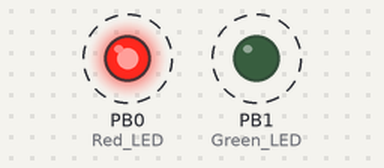
Recording of a sketch running on a simulated ATtiny85, built with avr-gcc and run on an emulated ATtiny85. On the bench: output pins drawn as LEDs (lit = HIGH). Dashed ring = blinking.

Above: at 0.5 s.
Timing chart, 0 to 4.6 s (numbered marks = the images above):
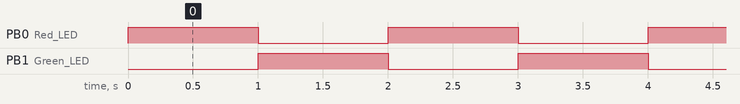

Measured:
- by itself, PB0 (Red_LED), PB1 (Green_LED): alternates HIGH for 1.0 s and LOW for 1.0 s
- by itself, everything shown: repeats every 2.0 s, in 3 steps

The sketch:

TinyBlink2.ino
```cpp
/*
  Blink for ATtiny85
  Turns an LED on and off repeatedly.
*/

void setup() {
  // initialize digital pin 0 as an output.
  pinMode(0, OUTPUT); //Red LED
  pinMode(1, OUTPUT); //Green LED
}

void loop() {
  digitalWrite(0, HIGH);   // turn the Red LED on (HIGH is the voltage level)
  delay(1000);              // wait for a second
  digitalWrite(0, LOW);    // turn the Red LED off by making the voltage LOW
  //delay(1000);              // wait for a second
  digitalWrite(1, HIGH);  //turn the Green LED on
  delay(1000);            //wait
  digitalWrite(1, LOW);  //turn the Green LED off
  //delay(1000);            //wait
}
```
